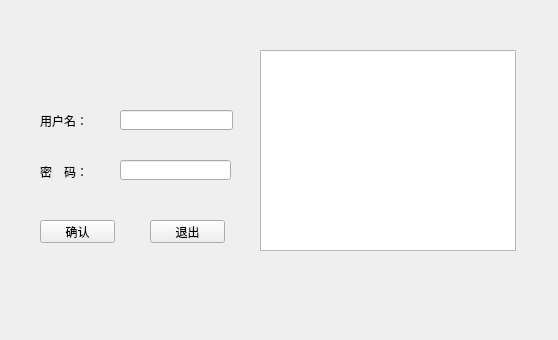
<?xml version="1.0" encoding="UTF-8"?>
<ui version="4.0">
 <class>Form</class>
 <widget class="QWidget" name="Form">
  <property name="geometry">
   <rect>
    <x>0</x>
    <y>0</y>
    <width>558</width>
    <height>340</height>
   </rect>
  </property>
  <property name="windowTitle">
   <string>这是我的第一个窗口</string>
  </property>
  <widget class="QLabel" name="user_label">
   <property name="geometry">
    <rect>
     <x>40</x>
     <y>110</y>
     <width>61</width>
     <height>21</height>
    </rect>
   </property>
   <property name="text">
    <string>用户名：</string>
   </property>
  </widget>
  <widget class="QLabel" name="pass_label">
   <property name="geometry">
    <rect>
     <x>40</x>
     <y>161</y>
     <width>51</width>
     <height>21</height>
    </rect>
   </property>
   <property name="text">
    <string>密　码：</string>
   </property>
  </widget>
  <widget class="QLineEdit" name="user_lineEdit">
   <property name="geometry">
    <rect>
     <x>120</x>
     <y>110</y>
     <width>113</width>
     <height>20</height>
    </rect>
   </property>
  </widget>
  <widget class="QLineEdit" name="pwd_lineEdit">
   <property name="geometry">
    <rect>
     <x>120</x>
     <y>160</y>
     <width>111</width>
     <height>20</height>
    </rect>
   </property>
  </widget>
  <widget class="QTextBrowser" name="user_textBrowser">
   <property name="geometry">
    <rect>
     <x>260</x>
     <y>50</y>
     <width>256</width>
     <height>201</height>
    </rect>
   </property>
  </widget>
  <widget class="QPushButton" name="login_Button">
   <property name="geometry">
    <rect>
     <x>40</x>
     <y>220</y>
     <width>75</width>
     <height>23</height>
    </rect>
   </property>
   <property name="text">
    <string>确认</string>
   </property>
  </widget>
  <widget class="QPushButton" name="logoff_button">
   <property name="geometry">
    <rect>
     <x>150</x>
     <y>220</y>
     <width>75</width>
     <height>23</height>
    </rect>
   </property>
   <property name="text">
    <string>退出</string>
   </property>
  </widget>
 </widget>
 <resources/>
 <connections/>
</ui>
